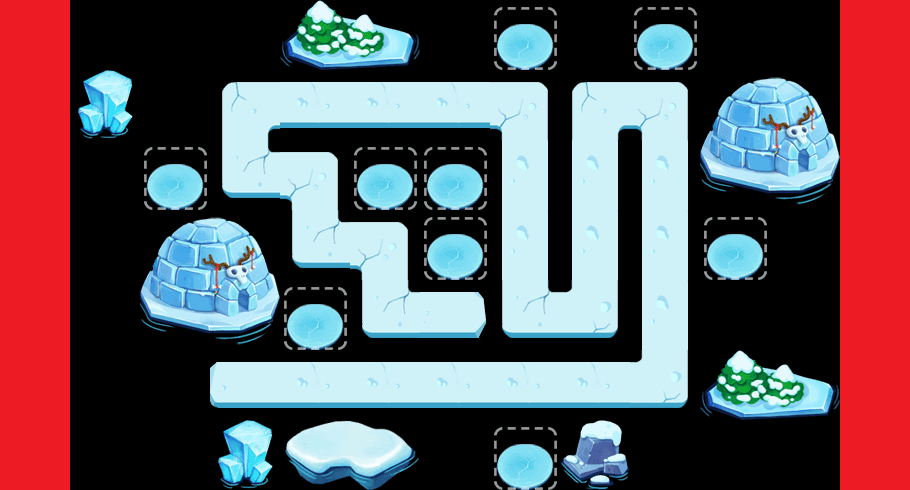

This is a level from a 2D game, rendered from its Tiled map with the project's own tilesets. A one-line summary and the map file follow, with tile-layer data summarised:
An orthogonal 13x7 tile map with 70x70 px tiles, 2 tile layers (content, things) and 61 objects (37x water, 9x waterTowerSeat, way1_0, way1_1, way1_2, ...).

<map version="1.0" orientation="orthogonal" width="13" height="7" tilewidth="70" tileheight="70">
 <tileset firstgid="1" name="theme2Tiles" tilewidth="70" tileheight="70" spacing="2" margin="2">
  <image source="theme2Tiles.png" width="512" height="512" />
  <tile id="3">
   <properties>
    <property name="thingIdx" value="307" />
   </properties>
  </tile>
  <tile id="7">
   <properties>
    <property name="thingIdx" value="402" />
   </properties>
  </tile>
  <tile id="9">
   <properties>
    <property name="thingIdx" value="208" />
   </properties>
  </tile>
  <tile id="10">
   <properties>
    <property name="thingIdx" value="115" />
   </properties>
  </tile>
  <tile id="11">
   <properties>
    <property name="thingIdx" value="115" />
   </properties>
  </tile>
  <tile id="12">
   <properties>
    <property name="thingIdx" value="208" />
   </properties>
  </tile>
  <tile id="13">
   <properties>
    <property name="thingIdx" value="118" />
   </properties>
  </tile>
  <tile id="14">
   <properties>
    <property name="thingIdx" value="305" />
   </properties>
  </tile>
  <tile id="18">
   <properties>
    <property name="thingIdx" value="114" />
   </properties>
  </tile>
  <tile id="19">
   <properties>
    <property name="thingIdx" value="116" />
   </properties>
  </tile>
  <tile id="20">
   <properties>
    <property name="thingIdx" value="114" />
   </properties>
  </tile>
  <tile id="21">
   <properties>
    <property name="thingIdx" value="306" />
   </properties>
  </tile>
  <tile id="23">
   <properties>
    <property name="thingIdx" value="209" />
   </properties>
  </tile>
  <tile id="24">
   <properties>
    <property name="thingIdx" value="209" />
   </properties>
  </tile>
  <tile id="25">
   <properties>
    <property name="thingIdx" value="113" />
   </properties>
  </tile>
  <tile id="26">
   <properties>
    <property name="thingIdx" value="117" />
   </properties>
  </tile>
  <tile id="27">
   <properties>
    <property name="blank" value="0" />
   </properties>
  </tile>
  <tile id="28">
   <properties>
    <property name="way" value="1" />
   </properties>
  </tile>
  <tile id="29">
   <properties>
    <property name="way" value="1" />
   </properties>
  </tile>
  <tile id="30">
   <properties>
    <property name="way" value="1" />
   </properties>
  </tile>
  <tile id="31">
   <properties>
    <property name="way" value="1" />
   </properties>
  </tile>
  <tile id="32">
   <properties>
    <property name="way" value="1" />
   </properties>
  </tile>
  <tile id="33">
   <properties>
    <property name="way" value="1" />
   </properties>
  </tile>
  <tile id="35">
   <properties>
    <property name="way" value="1" />
   </properties>
  </tile>
  <tile id="36">
   <properties>
    <property name="way" value="1" />
   </properties>
  </tile>
  <tile id="37">
   <properties>
    <property name="way" value="1" />
   </properties>
  </tile>
  <tile id="38">
   <properties>
    <property name="way" value="1" />
   </properties>
  </tile>
  <tile id="39">
   <properties>
    <property name="way" value="1" />
   </properties>
  </tile>
  <tile id="40">
   <properties>
    <property name="way" value="1" />
   </properties>
  </tile>
  <tile id="42">
   <properties>
    <property name="way" value="1" />
   </properties>
  </tile>
  <tile id="43">
   <properties>
    <property name="way" value="1" />
   </properties>
  </tile>
 </tileset>
 <layer name="content" width="13" height="7">
  <data>[91 cells, 43 non-empty, 9 distinct tile ids]</data>
 </layer>
 <layer name="things" width="13" height="7">
  <data>[91 cells, 26 non-empty, 11 distinct tile ids]</data>
 </layer>
 <objectgroup name="objs" width="13" height="7">
  <object name="way1_0" x="440" y="300" width="23" height="21" />
  <object name="way1_1" x="375" y="294" width="23" height="21" />
  <object name="way1_2" x="367" y="235" width="23" height="21" />
  <object name="way1_3" x="311" y="228" width="23" height="21" />
  <object name="way1_4" x="294" y="165" width="23" height="21" />
  <object name="way1_5" x="231" y="151" width="23" height="21" />
  <object name="way1_6" x="235" y="92" width="23" height="21" />
  <object name="way1_7" x="507" y="92" width="23" height="21" />
  <object name="way1_8" x="517" y="298" width="23" height="21" />
  <object name="way1_9" x="581" y="301" width="23" height="21" />
  <object name="way1_10" x="580" y="98" width="23" height="21" />
  <object name="way1_11" x="654" y="94" width="23" height="21" />
  <object name="way1_12" x="652" y="371" width="23" height="21" />
  <object name="way1_13" x="228" y="368" width="23" height="21" />
  <object name="waterTowerSeat" x="521" y="46" />
  <object name="waterTowerSeat" x="663" y="40" />
  <object name="waterTowerSeat" x="738" y="249" />
  <object name="waterTowerSeat" x="525" y="462" />
  <object name="waterTowerSeat" x="318" y="323" />
  <object name="waterTowerSeat" x="172" y="178" />
  <object name="waterTowerSeat" x="382" y="182" />
  <object name="waterTowerSeat" x="455" y="187" />
  <object name="waterTowerSeat" x="458" y="252" />
  <object name="water" x="94" y="28" width="22" height="21" />
  <object name="water" x="169" y="27" width="22" height="21" />
  <object name="water" x="228" y="25" width="22" height="21" />
  <object name="water" x="293" y="29" width="22" height="21" />
  <object name="water" x="366" y="33" width="22" height="21" />
  <object name="water" x="439" y="33" width="22" height="21" />
  <object name="water" x="583" y="31" width="22" height="21" />
  <object name="water" x="717" y="27" width="22" height="21" />
  <object name="water" x="790" y="27" width="22" height="21" />
  <object name="water" x="792" y="97" width="22" height="21" />
  <object name="water" x="719" y="100" width="22" height="21" />
  <object name="water" x="168" y="100" width="22" height="21" />
  <object name="water" x="99" y="97" width="22" height="21" />
  <object name="water" x="97" y="169" width="22" height="21" />
  <object name="water" x="98" y="229" width="22" height="21" />
  <object name="water" x="167" y="232" width="22" height="21" />
  <object name="water" x="229" y="232" width="22" height="21" />
  <object name="water" x="795" y="237" width="22" height="21" />
  <object name="water" x="798" y="313" width="22" height="21" />
  <object name="water" x="723" y="314" width="22" height="21" />
  <object name="water" x="229" y="305" width="22" height="21" />
  <object name="water" x="163" y="306" width="22" height="21" />
  <object name="water" x="95" y="309" width="22" height="21" />
  <object name="water" x="95" y="372" width="22" height="21" />
  <object name="water" x="165" y="372" width="22" height="21" />
  <object name="water" x="725" y="375" width="22" height="21" />
  <object name="water" x="794" y="376" width="22" height="21" />
  <object name="water" x="798" y="450" width="22" height="21" />
  <object name="water" x="720" y="454" width="22" height="21" />
  <object name="water" x="649" y="450" width="22" height="21" />
  <object name="water" x="588" y="449" width="22" height="21" />
  <object name="water" x="451" y="449" width="22" height="21" />
  <object name="water" x="374" y="444" width="22" height="21" />
  <object name="water" x="307" y="446" width="22" height="21" />
  <object name="water" x="235" y="448" width="22" height="21" />
  <object name="water" x="172" y="445" width="22" height="21" />
  <object name="water" x="100" y="444" width="22" height="21" />
  <object x="710" y="-96" />
 </objectgroup>
</map>
